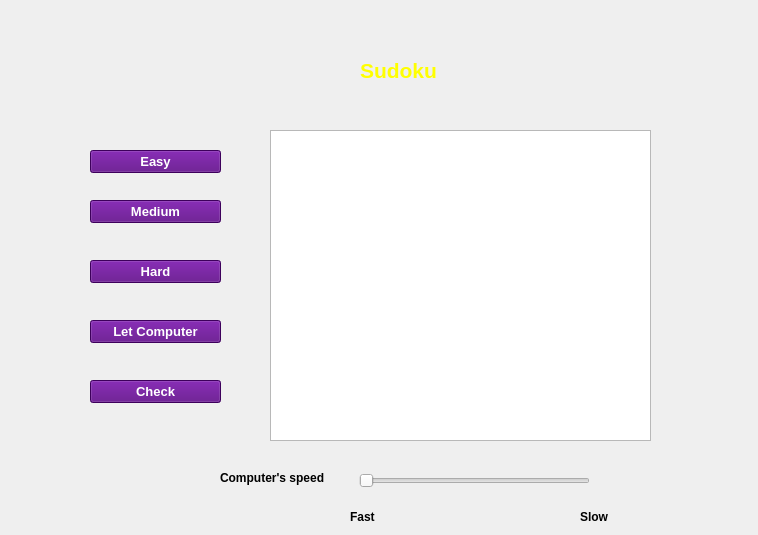
<?xml version="1.0" encoding="UTF-8"?>
<ui version="4.0">
 <class>UserInterface</class>
 <widget class="QWidget" name="UserInterface">
  <property name="geometry">
   <rect>
    <x>0</x>
    <y>0</y>
    <width>758</width>
    <height>535</height>
   </rect>
  </property>
  <property name="windowTitle">
   <string>UserInterface</string>
  </property>
  <widget class="QLabel" name="label">
   <property name="geometry">
    <rect>
     <x>360</x>
     <y>50</y>
     <width>101</width>
     <height>41</height>
    </rect>
   </property>
   <property name="font">
    <font>
     <pointsize>16</pointsize>
     <weight>75</weight>
     <bold>true</bold>
    </font>
   </property>
   <property name="styleSheet">
    <string notr="true">color: rgb(255, 255, 0);</string>
   </property>
   <property name="text">
    <string>Sudoku</string>
   </property>
  </widget>
  <widget class="QPushButton" name="easyButton">
   <property name="geometry">
    <rect>
     <x>90</x>
     <y>150</y>
     <width>131</width>
     <height>23</height>
    </rect>
   </property>
   <property name="font">
    <font>
     <family>Arial</family>
     <pointsize>10</pointsize>
     <weight>75</weight>
     <bold>true</bold>
    </font>
   </property>
   <property name="styleSheet">
    <string notr="true">color: rgb(255, 255, 255);
background-color: rgb(85, 0, 127);</string>
   </property>
   <property name="text">
    <string>Easy</string>
   </property>
  </widget>
  <widget class="QPushButton" name="mediumButton">
   <property name="geometry">
    <rect>
     <x>90</x>
     <y>200</y>
     <width>131</width>
     <height>23</height>
    </rect>
   </property>
   <property name="font">
    <font>
     <family>Arial</family>
     <pointsize>10</pointsize>
     <weight>75</weight>
     <bold>true</bold>
    </font>
   </property>
   <property name="styleSheet">
    <string notr="true">color: rgb(255, 255, 255);
background-color: rgb(85, 0, 127);</string>
   </property>
   <property name="text">
    <string>Medium</string>
   </property>
  </widget>
  <widget class="QPushButton" name="hardButton">
   <property name="geometry">
    <rect>
     <x>90</x>
     <y>260</y>
     <width>131</width>
     <height>23</height>
    </rect>
   </property>
   <property name="font">
    <font>
     <family>Arial</family>
     <pointsize>10</pointsize>
     <weight>75</weight>
     <bold>true</bold>
    </font>
   </property>
   <property name="styleSheet">
    <string notr="true">color: rgb(255, 255, 255);
background-color: rgb(85, 0, 127);</string>
   </property>
   <property name="text">
    <string>Hard</string>
   </property>
  </widget>
  <widget class="QPushButton" name="computerButton">
   <property name="geometry">
    <rect>
     <x>90</x>
     <y>320</y>
     <width>131</width>
     <height>23</height>
    </rect>
   </property>
   <property name="font">
    <font>
     <family>Arial</family>
     <pointsize>10</pointsize>
     <weight>75</weight>
     <bold>true</bold>
    </font>
   </property>
   <property name="styleSheet">
    <string notr="true">color: rgb(255, 255, 255);
background-color: rgb(85, 0, 127);</string>
   </property>
   <property name="text">
    <string>Let Computer</string>
   </property>
  </widget>
  <widget class="QTableWidget" name="tableWidget">
   <property name="geometry">
    <rect>
     <x>270</x>
     <y>130</y>
     <width>381</width>
     <height>311</height>
    </rect>
   </property>
  </widget>
  <widget class="QPushButton" name="checkButton">
   <property name="geometry">
    <rect>
     <x>90</x>
     <y>380</y>
     <width>131</width>
     <height>23</height>
    </rect>
   </property>
   <property name="font">
    <font>
     <family>Arial</family>
     <pointsize>10</pointsize>
     <weight>75</weight>
     <bold>true</bold>
    </font>
   </property>
   <property name="styleSheet">
    <string notr="true">color: rgb(255, 255, 255);
background-color: rgb(85, 0, 127);</string>
   </property>
   <property name="text">
    <string>Check</string>
   </property>
  </widget>
  <widget class="QLabel" name="congratsLabel">
   <property name="geometry">
    <rect>
     <x>40</x>
     <y>460</y>
     <width>131</width>
     <height>61</height>
    </rect>
   </property>
   <property name="font">
    <font>
     <family>Arial</family>
     <pointsize>16</pointsize>
     <weight>75</weight>
     <italic>true</italic>
     <bold>true</bold>
    </font>
   </property>
   <property name="styleSheet">
    <string notr="true">color: rgb(255, 255, 0);</string>
   </property>
   <property name="text">
    <string/>
   </property>
  </widget>
  <widget class="QSlider" name="slideBar">
   <property name="geometry">
    <rect>
     <x>359</x>
     <y>470</y>
     <width>231</width>
     <height>22</height>
    </rect>
   </property>
   <property name="orientation">
    <enum>Qt::Horizontal</enum>
   </property>
  </widget>
  <widget class="QLabel" name="label_2">
   <property name="geometry">
    <rect>
     <x>350</x>
     <y>510</y>
     <width>47</width>
     <height>13</height>
    </rect>
   </property>
   <property name="font">
    <font>
     <family>Arial</family>
     <weight>75</weight>
     <bold>true</bold>
    </font>
   </property>
   <property name="text">
    <string>Fast</string>
   </property>
  </widget>
  <widget class="QLabel" name="label_3">
   <property name="geometry">
    <rect>
     <x>580</x>
     <y>510</y>
     <width>47</width>
     <height>13</height>
    </rect>
   </property>
   <property name="font">
    <font>
     <family>Arial</family>
     <weight>75</weight>
     <bold>true</bold>
    </font>
   </property>
   <property name="text">
    <string>Slow</string>
   </property>
  </widget>
  <widget class="QLabel" name="label_4">
   <property name="geometry">
    <rect>
     <x>220</x>
     <y>470</y>
     <width>111</width>
     <height>16</height>
    </rect>
   </property>
   <property name="font">
    <font>
     <family>Arial</family>
     <weight>75</weight>
     <bold>true</bold>
    </font>
   </property>
   <property name="text">
    <string>Computer's speed</string>
   </property>
  </widget>
 </widget>
 <layoutdefault spacing="6" margin="11"/>
 <resources/>
 <connections/>
</ui>
